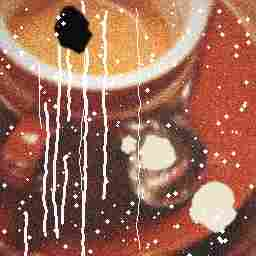
#> input picture photo_1.png, 256 x 256 px
$ python -i dust.py   (imports and definitions only)
#> lines starting #> are read from the running program, lines starting #| are printed output that depends on the picture; after the words box and inside, x2 and y2 are one past the last pixel; in counts of white or black regions, pixels touching at a corner belong together
"""Scale-aware dust, speck and scratch removal for scanned prints.

Why this exists: dust on a high-resolution scan is many pixels wide, so a detector tuned for tiny specks misses it.
Everything here scales with the image size (reference: a 700 px short side).

How a mark is recognised
  1. A median-filtered copy of the photo shows what the picture looks like WITHOUT specks smaller than half the filter.
  2. Pixels far brighter or darker than that copy are candidates.
  3. A candidate group is kept only if it is small enough (or thin and long, like a scratch) AND sits on a calm
     background. Real detail (eyes, teeth, collar edges, hair) has busy surroundings and is left alone.
  4. Kept marks are filled from the median copy, blended at the edges, and large ones are inpainted.

find_marks(img_rgb, sensitivity) -> uint8 mask (255 = mark)
repair_marks(img_rgb, mask)      -> repaired rgb
"""
from __future__ import annotations
import numpy as np
import cv2


def _odd(n: float) -> int:
    n = max(3, int(round(n)))
    return n if n % 2 else n + 1


def find_marks(img: np.ndarray, sensitivity: float = 0.5, max_components: int = 6000, max_side: int = 1800) -> np.ndarray:
    """Marks mask for any image size. Large scans are analysed on a downscaled copy (fast), then the mask is scaled back."""
#> called with sensitivity = 0.5, max_components = 6000, max_side = 1800
    h0, w0 = img.shape[:2]
#> h0 = 256; w0 = 256
    if max(h0, w0) > max_side:
        f = max_side / max(h0, w0)
        small = cv2.resize(img, (int(w0 * f), int(h0 * f)), interpolation=cv2.INTER_AREA)
        m = _find_marks(small, sensitivity, max_components)
        m = cv2.resize(m, (w0, h0), interpolation=cv2.INTER_LINEAR)
        r = max(1, int(round(0.8 / f)))
        return cv2.dilate((m > 127).astype(np.uint8), cv2.getStructuringElement(cv2.MORPH_ELLIPSE, (2 * r + 1, 2 * r + 1))) * 255
    return _find_marks(img, sensitivity, max_components)


def _find_marks(img: np.ndarray, sensitivity: float, max_components: int) -> np.ndarray:
#> called with sensitivity = 0.5, max_components = 6000
    h, w = img.shape[:2]
#> h = 256; w = 256
    m = min(h, w)
#> m = 256
    s = max(1.0, m / 700.0)
#> s = 1
    sens = float(np.clip(sensitivity, 0.0, 1.0))
    if sens <= 0:
        return np.zeros((h, w), np.uint8)
    g = cv2.cvtColor(img, cv2.COLOR_RGB2GRAY)
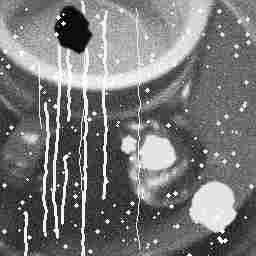
#> g: shape (256, 256); min 0, max 255, mean 119.4
    thr = 85.0 - 55.0 * sens                                    # 85 (cautious) .. 30 (thorough) grey levels

    # 1) multi-scale bright / dark "bumps" narrower than d: sizes grow with the image
    resp = np.zeros(g.shape, np.uint8)
    for frac in (0.004, 0.008, 0.016, 0.03):
        d = _odd(max(3, frac * m))
        se = cv2.getStructuringElement(cv2.MORPH_ELLIPSE, (d, d))
        resp = np.maximum(resp, np.maximum(cv2.morphologyEx(g, cv2.MORPH_TOPHAT, se), cv2.morphologyEx(g, cv2.MORPH_BLACKHAT, se)))
#> this loop made 4 passes
#> pass 1, in _find_marks, `resp = np.maximum(resp, np.maximum(cv2.morphologyEx(g, cv2.MORPH_TOPHA..`:
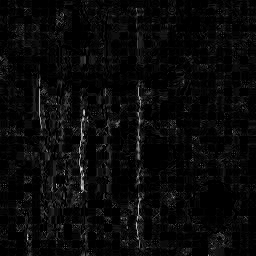
#> resp: shape (256, 256); min 0, max 228, mean 9.7
#> after the loop:
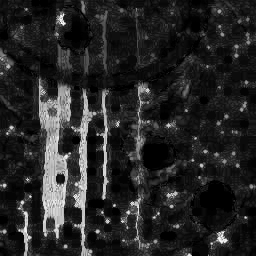
#> resp: shape (256, 256); min 0, max 252, mean 37.9
    cand = cv2.dilate((resp > thr).astype(np.uint8), cv2.getStructuringElement(cv2.MORPH_ELLIPSE, (3, 3)))
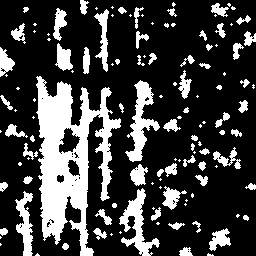
#> cand: shape (256, 256); values 0 (black) and 1 (white), 24.3% white; 124 white regions (57 under 20 px), largest, box (x1, y1, x2, y2) and area: (36, 76, 121, 256) 7119, (125, 80, 160, 162) 1071, (119, 188, 160, 256) 961
    if not cand.any():
        return np.zeros((h, w), np.uint8)

    # 2) judge every candidate group by its size/shape and by the calm ring of pixels around it
    n, lab, st, _ = cv2.connectedComponentsWithStats(cand, connectivity=8)
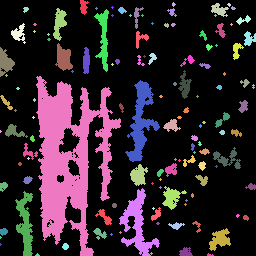
#> lab: shape (256, 256) int32; 125 distinct labels, from 0 to 124; one colour per label, 0 black
#> n = 125; st = 125 rows, first 6: [0, 0, 256, 256, 49579], [80, 0, 9, 15, 87], [172, 2, 4, 5, 12], [211, 3, 18, 14, 134], [227, 3, 4, 4, 10], [23, 7, 6, 6, 24]
    a_max = (0.035 * m) ** 2
#> a_max = 80.28
    long_max = 0.7 * max(h, w)
#> long_max = 179.2
    gf = g.astype(np.float32)
    order = np.argsort(-st[1:, cv2.CC_STAT_AREA]) + 1 if n > max_components else range(1, n)
    keep = np.zeros(n, bool)
    for i in list(order)[:max_components]:
        x, y, bw, bh, area = st[i]
        longest, shortest = max(bw, bh), min(bw, bh)
        blob = area <= a_max and longest <= 0.06 * m
        scratch = shortest <= max(5, 0.008 * m) and longest <= long_max and area >= 6 and longest >= 3 * shortest
        if not (blob or scratch):
            continue
        pad = int(max(4, 0.7 * longest)) if blob else int(max(4, 2 * shortest))
        y0, y1, x0, x1 = max(0, y - pad), min(h, y + bh + pad), max(0, x - pad), min(w, x + bw + pad)
        box_lab = lab[y0:y1, x0:x1]
        inside = box_lab == i
        near = cv2.dilate(inside.astype(np.uint8), np.ones((5, 5), np.uint8)) > 0
        ring = ~near & (box_lab == 0)                           # surroundings that are not any other candidate
        if ring.sum() < 12:
            continue
        gbox = gf[y0:y1, x0:x1]
        ring_std = float(gbox[ring].std())
        ring_mean = float(gbox[ring].mean())
        diff = abs(float(gbox[inside].mean()) - ring_mean)
        if ring_std < (9.0 + 16.0 * sens) and diff > 0.55 * thr:
            keep[i] = True
#> this loop made 124 passes
#> (x, y, bw, bh, area, longest, shortest, blob) on passes 1, 3, 9, 11, 12, 19, 27, 29, 32, 33, 36, 37: (80, 0, 9, 15, 87, 15, 9, False), (211, 3, 18, 14, 134, 18, 14, False), (134, 7, 10, 22, 81, 22, 10, False), (53, 8, 14, 33, 249, 33, 14, False), (94, 9, 15, 63, 402, 63, 15, False), (11, 23, 15, 21, 147, 21, 15, False), (136, 31, 13, 18, 97, 18, 13, False), (244, 31, 12, 15, 112, 15, 12, False), (55, 43, 18, 28, 302, 28, 18, False), (233, 43, 11, 17, 99, 17, 11, False), (0, 47, 15, 30, 247, 30, 15, False), (83, 47, 7, 27, 150, 27, 7, False)
#> (x, y, bw, bh, area, longest, shortest, blob) on passes 5, 8, 13, 18, 24, 28: (23, 7, 6, 6, 24, 6, 6, True), (118, 7, 9, 7, 38, 9, 7, True), (167, 8, 10, 9, 41, 10, 9, True), (236, 15, 15, 10, 63, 15, 10, True), (215, 23, 11, 15, 78, 15, 11, True), (199, 30, 8, 11, 39, 11, 8, True)
    mask = keep[lab].astype(np.uint8)
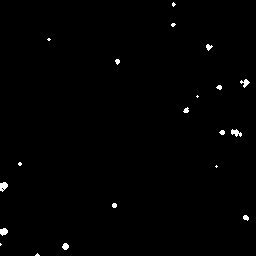
#> mask: shape (256, 256); values 0 (black) and 1 (white), 0.71% white; 20 white regions (8 under 20 px), largest, box (x1, y1, x2, y2) and area: (0, 182, 8, 192) 55, (231, 129, 242, 137) 52, (0, 228, 8, 236) 47
    if not mask.any():
        return np.zeros((h, w), np.uint8)
    r = max(1, int(round(1.5 * s)))
    return cv2.dilate(mask, cv2.getStructuringElement(cv2.MORPH_ELLIPSE, (2 * r + 1, 2 * r + 1))) * 255
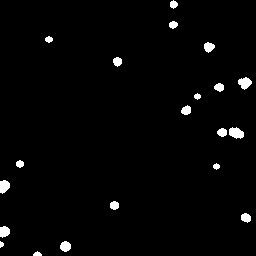
#> returned value: shape (256, 256); 2.1% white; 20 white regions, largest, box (x1, y1, x2, y2) and area: (229, 127, 244, 139) 130, (238, 77, 252, 90) 117, (0, 180, 10, 194) 106


def repair_marks(img: np.ndarray, mask: np.ndarray) -> np.ndarray:
    """Fill marks from the local median, blended at the edges; inpaint anything the median cannot cover."""
    if not mask.any():
        return img
    h, w = img.shape[:2]
    s = max(1.0, min(h, w) / 700.0)
    k = _odd(max(7, 15 * s))
    bg = cv2.medianBlur(img, min(k, 255))
    soft = cv2.GaussianBlur((mask > 0).astype(np.float32), (0, 0), max(0.8, 0.8 * s))[..., None]
    soft = np.maximum(soft, (mask > 0)[..., None].astype(np.float32) * 0.9)
    out = img.astype(np.float32) * (1 - soft) + bg.astype(np.float32) * soft
    out = np.clip(out, 0, 255).astype(np.uint8)
    # large marks: the median is itself contaminated, so inpaint them properly
    n, lab, st, _ = cv2.connectedComponentsWithStats((mask > 0).astype(np.uint8), connectivity=8)
    big = np.zeros_like(mask)
    for i in range(1, n):
        if max(st[i, cv2.CC_STAT_WIDTH], st[i, cv2.CC_STAT_HEIGHT]) > 9 * s:
            big[lab == i] = 255
    if big.any():
        bgr = cv2.inpaint(out[..., ::-1].copy(), big, max(3, int(round(2 * s))), cv2.INPAINT_TELEA)
        out = bgr[..., ::-1]
    return out

>>> import cv2
>>> picture = cv2.cvtColor(cv2.imread('photo_1.png'), cv2.COLOR_BGR2RGB)
>>> result = find_marks(picture)

$ run again, on photo_3.png
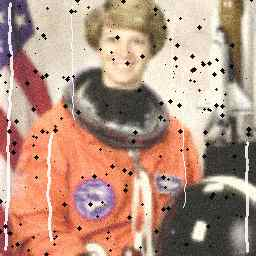
#> input picture photo_3.png, 256 x 256 px
#> cand: shape (256, 256); values 0 (black) and 1 (white), 21.1% white; 159 white regions (81 under 20 px), largest, box (x1, y1, x2, y2) and area: (0, 0, 32, 107) 1103, (31, 112, 64, 248) 905, (153, 128, 194, 209) 861
#> in _find_marks, `n, lab, st, _ = cv2.connectedComponentsWithStats(cand, connectivity=8)`:
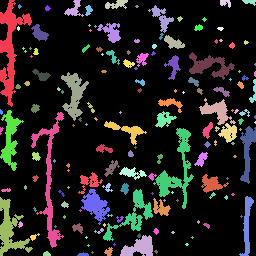
#> lab: shape (256, 256) int32; 160 distinct labels, from 0 to 159; one colour per label, 0 black
#> n = 160; st = 160 rows, first 6: [0, 0, 256, 256, 51693], [0, 0, 32, 107, 1103], [64, 0, 20, 17, 142], [105, 0, 23, 9, 126], [220, 0, 11, 8, 59], [242, 0, 14, 6, 50]
#> the loop in _find_marks, `for i in list(order)[:max_components]:` made 159 passes
#> (x, y, bw, bh, area, longest, shortest, blob) on passes 4, 5, 7: (220, 0, 11, 8, 59, 11, 8, True), (242, 0, 14, 6, 50, 14, 6, True), (45, 5, 6, 6, 23, 6, 6, True)
#> mask: shape (256, 256); values 0 (black) and 1 (white), 0.65% white; 26 white regions (18 under 20 px), largest, box (x1, y1, x2, y2) and area: (188, 77, 199, 87) 57, (194, 24, 203, 31) 41, (157, 154, 163, 164) 35
#> in _find_marks, `return cv2.dilate(mask, cv2.getStructuringElement(cv2.MORPH_ELLIPSE, (..`:
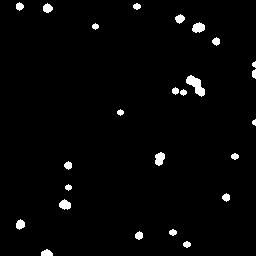
#> returned value: shape (256, 256); 2.2% white; 25 white regions, largest, box (x1, y1, x2, y2) and area: (186, 75, 205, 97) 207, (155, 152, 165, 166) 104, (192, 22, 205, 33) 103

$ run again, on photo_4.png
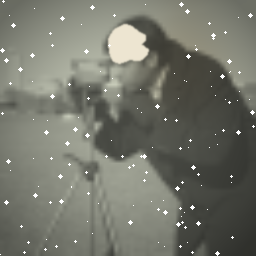
#> input picture photo_4.png, 256 x 256 px
#> cand: shape (256, 256); values 0 (black) and 1 (white), 3.2% white; 134 white regions (93 under 20 px), largest, box (x1, y1, x2, y2) and area: (175, 219, 188, 230) 72, (178, 0, 191, 15) 71, (173, 180, 185, 192) 55
#> in _find_marks, `n, lab, st, _ = cv2.connectedComponentsWithStats(cand, connectivity=8)`:
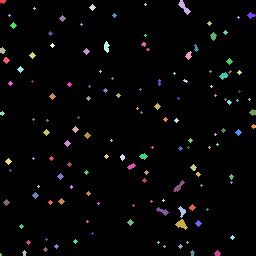
#> lab: shape (256, 256) int32; 135 distinct labels, from 0 to 134; one colour per label, 0 black
#> n = 135; st = 135 rows, first 6: [0, 0, 256, 256, 63421], [0, 0, 6, 4, 18], [178, 0, 13, 15, 71], [144, 3, 3, 3, 5], [89, 4, 7, 7, 25], [33, 7, 3, 3, 5]
#> the loop in _find_marks, `for i in list(order)[:max_components]:` made 134 passes
#> (x, y, bw, bh, area, longest, shortest, pad) on passes 2, 4, 7, 9, 12, 16, 18, 21: (178, 0, 13, 15, 71, 15, 13, 10), (89, 4, 7, 7, 25, 7, 7, 4), (247, 12, 9, 7, 31, 9, 7, 6), (59, 15, 7, 7, 25, 7, 7, 4), (10, 22, 7, 7, 25, 7, 7, 4), (210, 32, 7, 9, 35, 9, 7, 6), (104, 41, 6, 12, 45, 12, 6, 8), (194, 44, 5, 8, 21, 8, 5, 5)
#> mask: shape (256, 256); values 0 (black) and 1 (white), 2.2% white; 88 white regions (58 under 20 px), largest, box (x1, y1, x2, y2) and area: (178, 0, 191, 15) 71, (156, 207, 169, 216) 47, (210, 32, 217, 41) 35
#> in _find_marks, `return cv2.dilate(mask, cv2.getStructuringElement(cv2.MORPH_ELLIPSE, (..`:
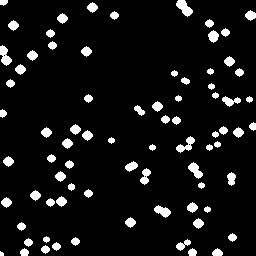
#> returned value: shape (256, 256); 7.6% white; 78 white regions (1 under 20 px), largest, box (x1, y1, x2, y2) and area: (176, 0, 193, 17) 159, (0, 45, 12, 66) 145, (176, 136, 195, 153) 139
